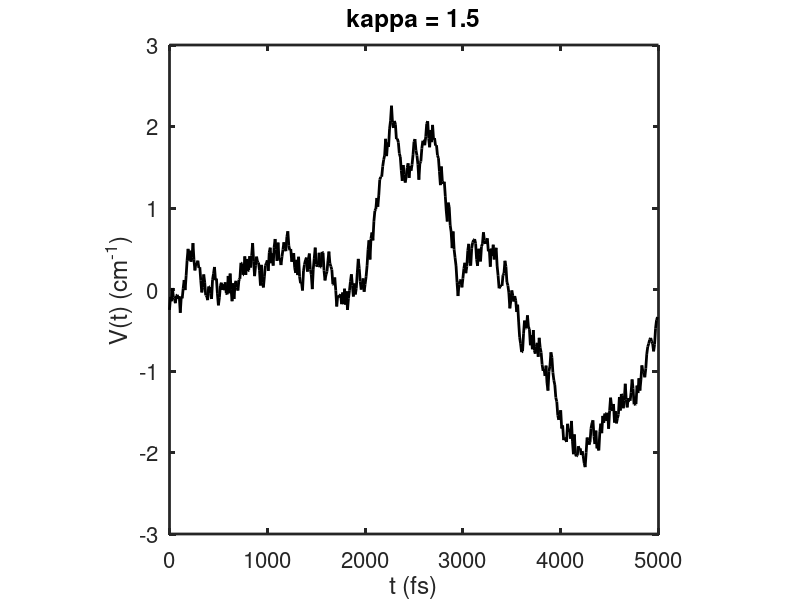

This figure's MATLAB source: (Note: this script raises an error after producing the figure.)
clear all
labfont=16;
lwidax=2;
nt=500;
nf=2048;
nf2=4096;
dt=10;
c=0.00003;
% rng default;  % For reproducibility
r=rand(1,nt);%r=r-mean(r);
x=0:dt:dt*(nt-1);
tau=10^3;
kappa=1.5;
fluc=((1/tau/c)/kappa);
f=r(:,:);
% p=0.0;SIGMA=[1 p;p 1];
% f=sum(cholcov(SIGMA)*r);
arf=zeros(1,nt);
for ii=0:nt
%     arf=arf+kappa^-2*exp(-((ii*dt)/tau)).*circshift(f,[0,ii]);
    arf=arf+...
        kappa^-2*...
        exp(-kappa^-2*(exp(-(ii*dt)/tau)+(ii*dt)/tau-1)).*...
        circshift(f,[0,ii]);
end
f=(arf);
% p=0.0;SIGMA=[1 p;p 1];
% f=sum(cholcov(SIGMA)*arf);
muf=mean(f);
f=f-muf;
figure;plot(x,f,'k-','linewidth',2);
axis square;set(gca,'fontsize',labfont,'linewidth',lwidax);
xlabel('t (fs)');ylabel('V(t) (cm^{-1})');title(['kappa = ' num2str(kappa)]);

apod=apodfun(x,0,0,1/fluc/c,1/fluc/c,false);
apod2=repmat(apod,nt,1);apod2=apod2.*apod2';
xf=xcorr(f);xf=xf(nt:(2*nt-1))/nt.*apod;
figure;plot(x,xf,'k-',[tau tau],[min(xf) max(xf)],'r:','linewidth',2);
axis square;set(gca,'fontsize',labfont,'linewidth',lwidax);
xlabel('t (fs)');ylabel('C(t) (cm^{-2})');title(['\kappa = ' num2str(kappa)]);
legend(['\Delta^2 = ' num2str(round(fluc^2)) ' cm^{-2}'],['\tau = ' num2str(tau) ' fs']);
ylim([min(xf) max(xf)]);xlim([0 10*tau]);

% g=cumtrapz(x,cumtrapz(x,xf))/5308/5308;
w_vib=0;
omega=((-1/2:1/nf:1/2-1/nf)+1/nf/2)*2*pi/dt/c;df=abs(omega(1)-omega(2));
omega=omega-df/2;
% sig_t=exp(-1i*2*pi*w_vib*c*x-g);
% sig_w=fftshift(fft(sig_t,nf));sig_w=sig_w-sig_w(end);
% figure;plot(omega/2/pi,real(sig_w/max(real(sig_w))));xlim([-1000 1000]);

% f=fluc*sqrt(2)*exp(-x/tau);f=f-mean(f);
for i1=1:nt
    t1=x/dt-i1;
    y1=circshift(f,[0,i1]);y1(t1<0)=0;
    for i2=1:nt
            t2=x/dt-i1-i2;
            y2=circshift(f,[0,i1+i2]);y2(t2<0)=0;
            c1(i1,i2)=sum(f.*y1.*y2);
    end
end
c1=c1/nt/nt;

figure;contourf(x/1000,x/1000,c1,50,'edgecolor','none');axis square;colormap jet;colorbar;
set(gca,'fontsize',labfont,'linewidth',lwidax);legend('C(\tau_1,\tau_2)');
xlabel('t_1 (ps)');ylabel('t_1+t_2 (ps)');title(['kappa = ' num2str(kappa)]);

fc=fftshift(fft(xf/5308/5308,nf));
fc1=fftshift(fft2(c1.*apod2,nf2,nf2));
orange=ceil(nf/2+1-0/df):ceil(nf/2+1+1000/df);
omega2=((-1/2:1/nf2:1/2-1/nf2)+1/nf2/2)*2*pi/dt/c;df2=abs(omega2(1)-omega2(2));
omega2=omega2-df2/2;
orange2=ceil(nf2/2+1-500/df2):ceil(nf2/2+1+500/df2);
figure;contourf(omega2(orange2),omega2(orange2),abs(fc1(orange2,orange2)),50,'edgecolor','none');
axis square;colormap jet;colorbar;xlim([-500 500]);ylim([-500 500]);
set(gca,'fontsize',labfont,'linewidth',lwidax);legend('2D SD');
xlabel('\omega_1 (cm^{-1})');ylabel('\omega_2 (cm^{-1})');
title(['kappa = ' num2str(kappa)]);

w=((-1/2:1/nf:1/2-1/nf)+1/nf/2)/dt/c;df=abs(w(1)-w(2));
w=w-df/2;
% rsw=max(real(fc))*real(sig_w)/max(real(sig_w));
% figure;plot(w,rsw,'b-',omega,real(fc),'k-'...
%     ,[fluc fluc],[0 max([max(rsw) max(real(fc))])],'r:','linewidth',2);
% axis square;xlim([0 500]);set(gca,'fontsize',labfont,'linewidth',lwidax);
% xlabel('\omega (cm^{-1})');legend('\sigma','SD',['\Delta = ' num2str(round(fluc)) ' cm^{-1}']);
% title(['kappa = ' num2str(kappa)]);ylim([0 max([max(rsw) max(real(fc))])]);
fc=fc-fc(end);
figure;plot(omega,real(fc),'k-'...
    ,[fluc fluc],[0 max(real(fc))],'r:','linewidth',2);
axis square;xlim([0 500]);set(gca,'fontsize',labfont,'linewidth',lwidax);
% xlabel('\omega (cm^{-1})');legend('\sigma','SD',['\Delta = ' num2str(round(fluc)) ' cm^{-1}']);
xlabel('\omega (cm^{-1})');legend('SD',['\Delta = ' num2str(round(fluc)) ' cm^{-1}']);
title(['kappa = ' num2str(kappa)]);ylim([0 max(real(fc))]);

